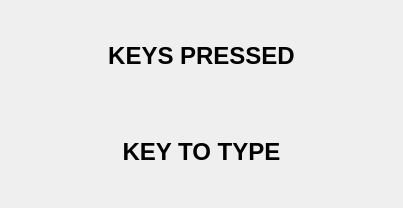
<?xml version="1.0" encoding="UTF-8"?>
<ui version="4.0">
 <class>mainWindow</class>
 <widget class="QWidget" name="mainWindow">
  <property name="geometry">
   <rect>
    <x>0</x>
    <y>0</y>
    <width>403</width>
    <height>208</height>
   </rect>
  </property>
  <property name="windowTitle">
   <string>Mapping Trainer</string>
  </property>
  <layout class="QVBoxLayout" name="verticalLayout">
   <item>
    <widget class="QLabel" name="label_keysPressed">
     <property name="font">
      <font>
       <family>Arial</family>
       <pointsize>18</pointsize>
       <weight>75</weight>
       <bold>true</bold>
      </font>
     </property>
     <property name="text">
      <string>KEYS PRESSED</string>
     </property>
     <property name="alignment">
      <set>Qt::AlignCenter</set>
     </property>
    </widget>
   </item>
   <item>
    <widget class="QLabel" name="label_keyPrompt">
     <property name="font">
      <font>
       <family>Arial</family>
       <pointsize>18</pointsize>
       <weight>75</weight>
       <bold>true</bold>
      </font>
     </property>
     <property name="text">
      <string>KEY TO TYPE</string>
     </property>
     <property name="alignment">
      <set>Qt::AlignCenter</set>
     </property>
    </widget>
   </item>
  </layout>
 </widget>
 <resources/>
 <connections/>
</ui>
